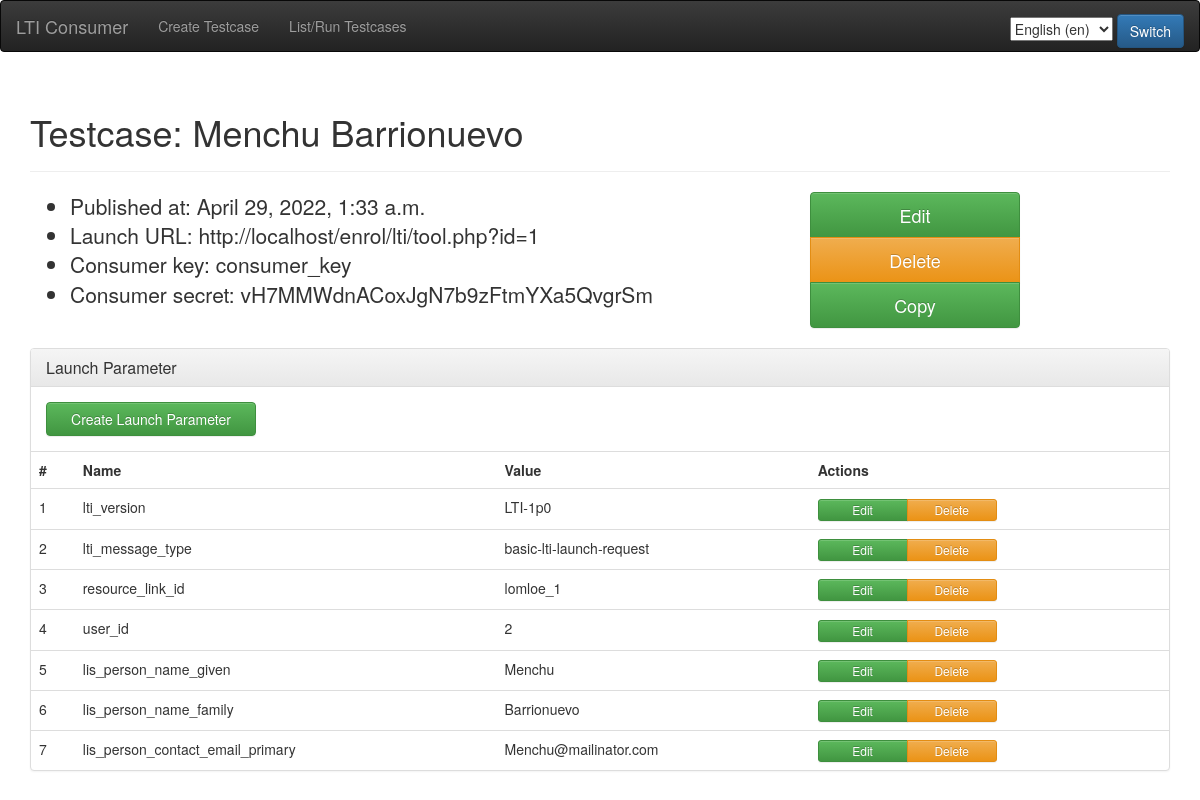
Page /testcase/3 on the committed database.
### consumer/models.py (models this page shows, shortened)
class Testcase(models.Model):
    name = models.CharField(max_length=200, verbose_name=_('Name'))
    launch_url = models.URLField(verbose_name=_('Launch URL'))
    consumer_key = models.CharField(max_length=200,
                                    blank=True,
                                    verbose_name=_('Consumer key'))
    consumer_secret = models.CharField(max_length=200,
                                       blank=True,
                                       verbose_name=_('Consumer secret'))
    published_at = models.DateTimeField(default=timezone.now,
                                        verbose_name=_('Published at'))
    class Meta:
        verbose_name = _('Testcase')
        verbose_name_plural = _('Testcases')

class LaunchParam(models.Model):
    testcase = models.ForeignKey(Testcase,
                                 on_delete=models.CASCADE,
                                 verbose_name=_('Testcase'))
    name = models.CharField(max_length=200, verbose_name=_('Name'))
    value = models.CharField(max_length=200, blank=True,
                             verbose_name=_('Value'))
    class Meta:
        verbose_name = _('Launch Parameter')
        verbose_name_plural = _('Launch Parameters')

### consumer/views.py (the view)
# urls.py: url(r'^testcase/(?P<testcase_id>\d+)$', show_testcase,
def show_testcase(request, testcase_id):
    testcase = get_object_or_404(Testcase, id=testcase_id)
    lps = {}
    for lp in testcase.launchparam_set.all():
        lps[lp.name] = lp.value
    params = {'testcase': testcase}
    try:
        consumer = ToolConsumer(
            consumer_key=testcase.consumer_key,
            consumer_secret=testcase.consumer_secret,
            launch_url=testcase.launch_url,
            params=lps
        )
        params['launch_data'] = consumer.generate_launch_data()
        params['launch_url'] = consumer.launch_url
    except Exception as inst:
        params['error_name'] = str(type(inst).__name__)
        params['error_detail'] = str(inst)
    return render(request, 'consumer/show_testcase.html', params)

### consumer/templates/consumer/show_testcase.html (shortened to what this page needs)
{% extends "base.html" %}
{% load i18n %}
{% block content %}
    <div class="page-header">
        <h1>{% trans "Testcase" %}: {{ testcase.name|truncatechars:42 }}</h1>
    </div>
    <div class="row">
        <div class="col-md-8">
            <ul class="lead">
                <li>{% trans "Published at" %}: {{ testcase.published_at }}</li>
                <li>{% trans "Launch URL" %}: {{ testcase.launch_url }}</li>
                {% if testcase.consumer_key %}
                    <li>{% trans "Consumer key" %}: {{ testcase.consumer_key }}</li>
                {% endif %}
                {% if testcase.consumer_secret %}
                    <li>{% trans "Consumer secret" %}: {{ testcase.consumer_secret }}</li>
                {% endif %}
            </ul>
        </div>
        <div class="col-md-4">
                <div class="btn-group-vertical btn-group-lg" role="group" aria-label="{% trans "Actions" %}">
                    <a class="btn btn-success action-big" href="{% url 'consumer.views.edit_testcase' testcase_id=testcase.id %}" role="button">{% trans "Edit" %}</a>
                    <a class="btn btn-warning action-big" href="{% url 'consumer.views.delete_testcase' testcase_id=testcase.id %}" role="button">{% trans "Delete" %}</a>
                    <a class="btn btn-success action-big" href="{% url 'consumer.views.copy_testcase' testcase_id=testcase.id %}" role="button">{% trans "Copy" %}</a>
                </div>
            <br /><br />
        </div>
    </div>
    <div class="panel panel-default">
        <div class="panel-heading">
            <h3 class="panel-title">{% trans "Launch Parameter" %}</h3>
        </div>
        <div class="panel-body">
            <a class="btn btn-success action-big" href="{% url 'consumer.views.create_launch_param' testcase_id=testcase.id %}" role="button">{% trans "Create Launch Parameter" %}</a>
        </div>
        <table class="table">
            <tr>
                <th>#</th>
                <th>{% trans "Name" %}</th>
                <th>{% trans "Value" %}</th>
                <th>{% trans "Actions" %}</th>
            </tr>
                {% for lp in testcase.launchparam_set.all %}
                    <tr>
                        <td>{{ forloop.counter }}</td>
                        <td>{{ lp.name }}</td>
                        <td>{{ lp.value }}</td>
                        <td>
                            <div class="btn-group btn-group-xs" role="group" aria-label="{% trans "Actions" %}">
                                <a class="btn btn-success action-small" href="{% url 'consumer.views.edit_launch_param' testcase_id=testcase.id launch_param_id=lp.id %}" role="button">{% trans "Edit" %}</a>
                                <a class="btn btn-warning action-small" href="{% url 'consumer.views.delete_launch_param' testcase_id=testcase.id launch_param_id=lp.id %}" role="button">{% trans "Delete" %}</a>
                            </div>
                        </td>
                    </tr>
                {% endfor %}
        </table>
    </div>
{% endblock %}

### static/css/custom.css (style rules this page uses)
.action-small { min-width: 90px; }
.action-big { min-width: 210px; }

### rows in the picture
Testcase: name "Menchu Barrionuevo", published_at "April 29, 2022, 1:33 a.m.", launch_url "http://localhost/enrol/lti/tool.php?id=1", consumer_key "consumer_key", consumer_secret "vH7MMWdnACoxJgN7b9zFtmYXa5QvgrSm"
LaunchParam: name "lti_version", value "LTI-1p0"
LaunchParam: name "lti_message_type", value "basic-lti-launch-request"
LaunchParam: name "resource_link_id", value "lomloe_1"
LaunchParam: name "user_id", value "2"
LaunchParam: name "lis_person_name_given", value "Menchu"
LaunchParam: name "lis_person_name_family", value "Barrionuevo"
LaunchParam: name "lis_person_contact_email_primary", value "Menchu@mailinator.com"

### other values in the picture
form field language "English (en)"
